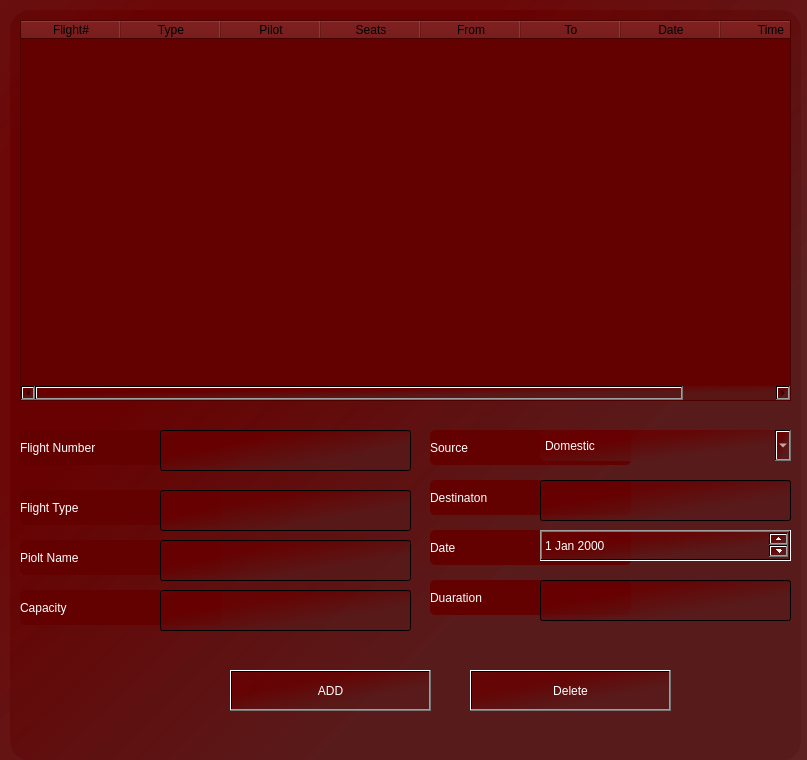
<?xml version="1.0" encoding="UTF-8"?>
<ui version="4.0">
 <class>Form</class>
 <widget class="QWidget" name="Form">
  <property name="geometry">
   <rect>
    <x>0</x>
    <y>0</y>
    <width>807</width>
    <height>760</height>
   </rect>
  </property>
  <property name="windowTitle">
   <string>Form</string>
  </property>
  <property name="styleSheet">
   <string notr="true">background-color: rgb(10, 38, 71);
background-color:qlineargradient(spread:reflect, x1:0.977273, y1:0.942, x2:0.215909, y2:0.205, stop:0.352273 rgba(88, 26, 26, 209), stop:0.863636 rgba(104, 0, 0, 209));</string>
  </property>
  <widget class="QTableWidget" name="tableWidget">
   <property name="geometry">
    <rect>
     <x>20</x>
     <y>20</y>
     <width>771</width>
     <height>381</height>
    </rect>
   </property>
   <property name="styleSheet">
    <string notr="true">background-color: rgb(99, 0, 0);
color: rgb(0, 0, 0);</string>
   </property>
   <column>
    <property name="text">
     <string>Flight#</string>
    </property>
   </column>
   <column>
    <property name="text">
     <string>Type</string>
    </property>
   </column>
   <column>
    <property name="text">
     <string>Pilot</string>
    </property>
   </column>
   <column>
    <property name="text">
     <string>Seats</string>
    </property>
   </column>
   <column>
    <property name="text">
     <string>From</string>
    </property>
   </column>
   <column>
    <property name="text">
     <string>To</string>
    </property>
   </column>
   <column>
    <property name="text">
     <string>Date</string>
    </property>
   </column>
   <column>
    <property name="text">
     <string>Time</string>
    </property>
   </column>
  </widget>
  <widget class="QLineEdit" name="number_txt">
   <property name="geometry">
    <rect>
     <x>160</x>
     <y>430</y>
     <width>251</width>
     <height>41</height>
    </rect>
   </property>
   <property name="styleSheet">
    <string notr="true">color: rgb(255, 255, 255);</string>
   </property>
  </widget>
  <widget class="QLabel" name="label_6">
   <property name="geometry">
    <rect>
     <x>20</x>
     <y>430</y>
     <width>201</width>
     <height>35</height>
    </rect>
   </property>
   <property name="styleSheet">
    <string notr="true">background-color: rgb(10, 38, 71);
border-color: qlineargradient(spread:pad, x1:0, y1:0, x2:1, y2:0, stop:0 rgba(24, 61, 61, 255), stop:0.471591 rgba(24, 61, 61, 255), stop:0.98 rgba(0, 0, 0, 255), stop:1 rgba(0, 0, 0, 0));
color: rgb(255, 255, 255);
font: 16pt &quot;Mongolian Baiti&quot;;
border-radius: 5px;
background-color: rgb(99, 0, 0);


</string>
   </property>
   <property name="text">
    <string>Flight Number</string>
   </property>
  </widget>
  <widget class="QComboBox" name="fType_txt">
   <property name="geometry">
    <rect>
     <x>540</x>
     <y>430</y>
     <width>251</width>
     <height>31</height>
    </rect>
   </property>
   <property name="styleSheet">
    <string notr="true">color: rgb(255, 255, 255);
font: 16pt &quot;Mongolian Baiti&quot;;
border-radius: 5px;


</string>
   </property>
   <item>
    <property name="text">
     <string>Domestic</string>
    </property>
   </item>
   <item>
    <property name="text">
     <string>Commercial</string>
    </property>
   </item>
  </widget>
  <widget class="QLabel" name="label_7">
   <property name="geometry">
    <rect>
     <x>20</x>
     <y>490</y>
     <width>201</width>
     <height>35</height>
    </rect>
   </property>
   <property name="styleSheet">
    <string notr="true">background-color: rgb(10, 38, 71);
border-color: qlineargradient(spread:pad, x1:0, y1:0, x2:1, y2:0, stop:0 rgba(24, 61, 61, 255), stop:0.471591 rgba(24, 61, 61, 255), stop:0.98 rgba(0, 0, 0, 255), stop:1 rgba(0, 0, 0, 0));
color: rgb(255, 255, 255);
font: 16pt &quot;Mongolian Baiti&quot;;
border-radius: 5px;
background-color: rgb(99, 0, 0);

</string>
   </property>
   <property name="text">
    <string>Flight Type</string>
   </property>
  </widget>
  <widget class="QLabel" name="label_8">
   <property name="geometry">
    <rect>
     <x>20</x>
     <y>540</y>
     <width>201</width>
     <height>35</height>
    </rect>
   </property>
   <property name="styleSheet">
    <string notr="true">background-color: rgb(10, 38, 71);
border-color: qlineargradient(spread:pad, x1:0, y1:0, x2:1, y2:0, stop:0 rgba(24, 61, 61, 255), stop:0.471591 rgba(24, 61, 61, 255), stop:0.98 rgba(0, 0, 0, 255), stop:1 rgba(0, 0, 0, 0));
color: rgb(255, 255, 255);
font: 16pt &quot;Mongolian Baiti&quot;;
border-radius: 5px;
background-color: rgb(99, 0, 0);


</string>
   </property>
   <property name="text">
    <string>Piolt Name</string>
   </property>
  </widget>
  <widget class="QLineEdit" name="pName">
   <property name="geometry">
    <rect>
     <x>160</x>
     <y>490</y>
     <width>251</width>
     <height>41</height>
    </rect>
   </property>
   <property name="styleSheet">
    <string notr="true">color: rgb(255, 255, 255);</string>
   </property>
  </widget>
  <widget class="QLabel" name="label_9">
   <property name="geometry">
    <rect>
     <x>20</x>
     <y>590</y>
     <width>201</width>
     <height>35</height>
    </rect>
   </property>
   <property name="styleSheet">
    <string notr="true">background-color: rgb(10, 38, 71);
border-color: qlineargradient(spread:pad, x1:0, y1:0, x2:1, y2:0, stop:0 rgba(24, 61, 61, 255), stop:0.471591 rgba(24, 61, 61, 255), stop:0.98 rgba(0, 0, 0, 255), stop:1 rgba(0, 0, 0, 0));
color: rgb(255, 255, 255);
font: 16pt &quot;Mongolian Baiti&quot;;
border-radius: 5px;
background-color: rgb(99, 0, 0);


</string>
   </property>
   <property name="text">
    <string>Capacity</string>
   </property>
  </widget>
  <widget class="QLineEdit" name="capacity_txt">
   <property name="geometry">
    <rect>
     <x>160</x>
     <y>540</y>
     <width>251</width>
     <height>41</height>
    </rect>
   </property>
   <property name="styleSheet">
    <string notr="true">color: rgb(255, 255, 255);</string>
   </property>
  </widget>
  <widget class="QLabel" name="label_10">
   <property name="geometry">
    <rect>
     <x>430</x>
     <y>430</y>
     <width>201</width>
     <height>35</height>
    </rect>
   </property>
   <property name="styleSheet">
    <string notr="true">background-color: rgb(10, 38, 71);
border-color: qlineargradient(spread:pad, x1:0, y1:0, x2:1, y2:0, stop:0 rgba(24, 61, 61, 255), stop:0.471591 rgba(24, 61, 61, 255), stop:0.98 rgba(0, 0, 0, 255), stop:1 rgba(0, 0, 0, 0));
color: rgb(255, 255, 255);
font: 16pt &quot;Mongolian Baiti&quot;;
border-radius: 5px;
background-color: rgb(99, 0, 0);


</string>
   </property>
   <property name="text">
    <string>Source</string>
   </property>
  </widget>
  <widget class="QLineEdit" name="ss">
   <property name="geometry">
    <rect>
     <x>160</x>
     <y>590</y>
     <width>251</width>
     <height>41</height>
    </rect>
   </property>
   <property name="styleSheet">
    <string notr="true">color: rgb(255, 255, 255);</string>
   </property>
  </widget>
  <widget class="QLineEdit" name="dd">
   <property name="geometry">
    <rect>
     <x>540</x>
     <y>480</y>
     <width>251</width>
     <height>41</height>
    </rect>
   </property>
   <property name="styleSheet">
    <string notr="true">color: rgb(255, 255, 255);</string>
   </property>
  </widget>
  <widget class="QLabel" name="label_11">
   <property name="geometry">
    <rect>
     <x>430</x>
     <y>480</y>
     <width>201</width>
     <height>35</height>
    </rect>
   </property>
   <property name="styleSheet">
    <string notr="true">background-color: rgb(10, 38, 71);
border-color: qlineargradient(spread:pad, x1:0, y1:0, x2:1, y2:0, stop:0 rgba(24, 61, 61, 255), stop:0.471591 rgba(24, 61, 61, 255), stop:0.98 rgba(0, 0, 0, 255), stop:1 rgba(0, 0, 0, 0));
color: rgb(255, 255, 255);
font: 16pt &quot;Mongolian Baiti&quot;;
border-radius: 5px;
background-color: rgb(99, 0, 0);


</string>
   </property>
   <property name="text">
    <string>Destinaton</string>
   </property>
  </widget>
  <widget class="QLabel" name="label_12">
   <property name="geometry">
    <rect>
     <x>430</x>
     <y>530</y>
     <width>201</width>
     <height>35</height>
    </rect>
   </property>
   <property name="styleSheet">
    <string notr="true">background-color: rgb(10, 38, 71);
border-color: qlineargradient(spread:pad, x1:0, y1:0, x2:1, y2:0, stop:0 rgba(24, 61, 61, 255), stop:0.471591 rgba(24, 61, 61, 255), stop:0.98 rgba(0, 0, 0, 255), stop:1 rgba(0, 0, 0, 0));
color: rgb(255, 255, 255);
font: 16pt &quot;Mongolian Baiti&quot;;
border-radius: 5px;
background-color: rgb(99, 0, 0);


</string>
   </property>
   <property name="text">
    <string>Date</string>
   </property>
  </widget>
  <widget class="QLabel" name="label_13">
   <property name="geometry">
    <rect>
     <x>430</x>
     <y>580</y>
     <width>201</width>
     <height>35</height>
    </rect>
   </property>
   <property name="styleSheet">
    <string notr="true">background-color: rgb(10, 38, 71);
border-color: qlineargradient(spread:pad, x1:0, y1:0, x2:1, y2:0, stop:0 rgba(24, 61, 61, 255), stop:0.471591 rgba(24, 61, 61, 255), stop:0.98 rgba(0, 0, 0, 255), stop:1 rgba(0, 0, 0, 0));
color: rgb(255, 255, 255);
font: 16pt &quot;Mongolian Baiti&quot;;
border-radius: 5px;
background-color: rgb(99, 0, 0);


</string>
   </property>
   <property name="text">
    <string>Duaration</string>
   </property>
  </widget>
  <widget class="QLineEdit" name="duaration_txt">
   <property name="geometry">
    <rect>
     <x>540</x>
     <y>580</y>
     <width>251</width>
     <height>41</height>
    </rect>
   </property>
   <property name="styleSheet">
    <string notr="true">color: rgb(255, 255, 255);</string>
   </property>
  </widget>
  <widget class="QDateEdit" name="dateEdit">
   <property name="geometry">
    <rect>
     <x>540</x>
     <y>530</y>
     <width>251</width>
     <height>31</height>
    </rect>
   </property>
   <property name="styleSheet">
    <string notr="true">color:rgb(255, 255, 255)</string>
   </property>
  </widget>
  <widget class="QPushButton" name="addBt">
   <property name="geometry">
    <rect>
     <x>230</x>
     <y>670</y>
     <width>201</width>
     <height>41</height>
    </rect>
   </property>
   <property name="styleSheet">
    <string notr="true">font: 14pt &quot;MS Shell Dlg 2&quot;;
font: 75 17pt &quot;MS Shell Dlg 2&quot;;
color:rgb(255, 255, 255)</string>
   </property>
   <property name="text">
    <string>ADD</string>
   </property>
  </widget>
  <widget class="QPushButton" name="delete_bt">
   <property name="geometry">
    <rect>
     <x>470</x>
     <y>670</y>
     <width>201</width>
     <height>41</height>
    </rect>
   </property>
   <property name="styleSheet">
    <string notr="true">font: 14pt &quot;MS Shell Dlg 2&quot;;
font: 75 17pt &quot;MS Shell Dlg 2&quot;;
color:rgb(255, 255, 255)</string>
   </property>
   <property name="text">
    <string>Delete</string>
   </property>
  </widget>
  <widget class="QLabel" name="label_14">
   <property name="geometry">
    <rect>
     <x>10</x>
     <y>10</y>
     <width>791</width>
     <height>751</height>
    </rect>
   </property>
   <property name="styleSheet">
    <string notr="true">background-color:qlineargradient(spread:reflect, x1:0.977273, y1:0.942, x2:0.215909, y2:0.205, stop:0.352273 rgba(88, 26, 26, 209), stop:0.863636 rgba(104, 0, 0, 209));
border-radius:20px;</string>
   </property>
   <property name="text">
    <string/>
   </property>
  </widget>
  <zorder>label_14</zorder>
  <zorder>label_10</zorder>
  <zorder>tableWidget</zorder>
  <zorder>label_6</zorder>
  <zorder>fType_txt</zorder>
  <zorder>label_7</zorder>
  <zorder>label_8</zorder>
  <zorder>pName</zorder>
  <zorder>label_9</zorder>
  <zorder>capacity_txt</zorder>
  <zorder>ss</zorder>
  <zorder>label_11</zorder>
  <zorder>label_12</zorder>
  <zorder>label_13</zorder>
  <zorder>duaration_txt</zorder>
  <zorder>dateEdit</zorder>
  <zorder>number_txt</zorder>
  <zorder>dd</zorder>
  <zorder>addBt</zorder>
  <zorder>delete_bt</zorder>
 </widget>
 <resources/>
 <connections/>
</ui>
